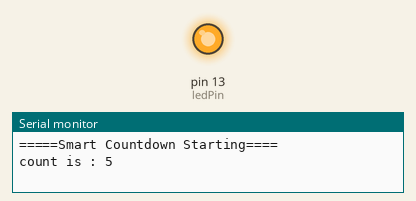
The sketch below on a simulated Arduino Uno, built with avr-gcc and run on an emulated ATmega328P. On the bench: output pins drawn as LEDs (lit = HIGH), the last lines printed to the serial monitor.

Above: at 0.1 s.
At 12.8 s:
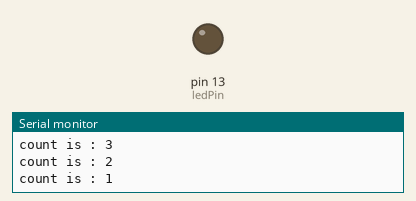
Timing chart, 0 to 14.3 s (numbered marks = the images above):
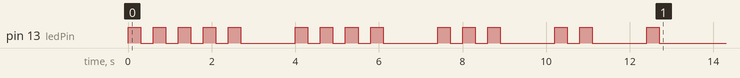

The sketch:

Assignment1__Estella.ino
```cpp
int startValue = 5;
int ledPin = 13;


  void flashLED( int times){
    int flash = 0;

    while (flash< times){
    digitalWrite(ledPin, HIGH);
    delay(300);
    digitalWrite(ledPin, LOW);
    delay(300);

    flash++;
    }

}


void setup() {
  pinMode(ledPin, OUTPUT);
  Serial.begin(9600);
  Serial.println("=====Smart Countdown Starting====");

  int counter = startValue;
  while(counter > 0){
     Serial.print( "count is : " );
     Serial.println(counter);
     flashLED(counter);

    delay(1000);

     counter = counter - 1;
  }


  Serial.println("====Countdown Complete==== ");


}

void loop() {
  // put your main code here, to run repeatedly:

}
```
